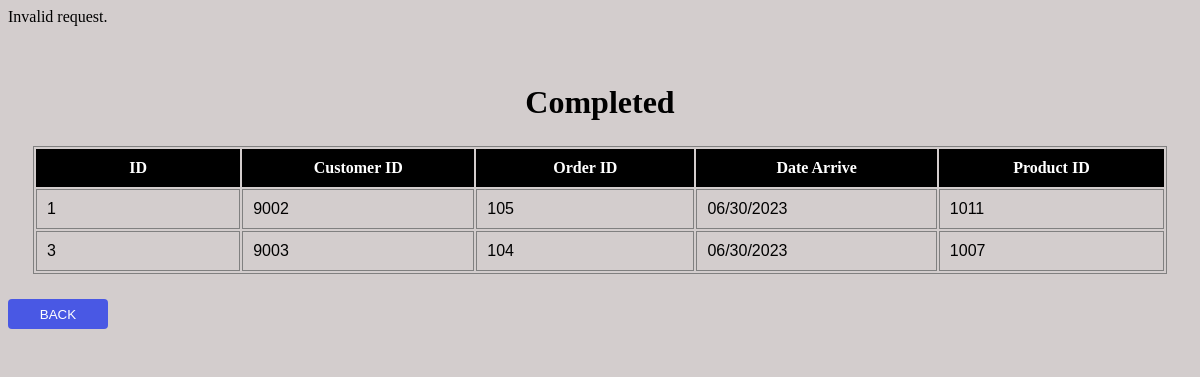
The app's page /completededit.php with its own data.
### tables this page shows
CREATE TABLE `completed` (
  `id` int(20) NOT NULL,
  `customer_id` int(20) DEFAULT NULL,
  `order_id` int(20) DEFAULT NULL,
  `date_arrive` varchar(255) DEFAULT NULL,
  `prod_id` int(20) DEFAULT NULL
);

### completededit.php (the view, shortened to what this page needs)
<!DOCTYPE html>
<html lang="en">
<head>
</head>
<body>
<?php
    include("config.php");
        if (isset($_GET['id'])) {
            $order_id = $_GET['id'];
            $sql = "SELECT * FROM completed WHERE id = $order_id";
            $result = $conn->query($sql);
            if ($result->num_rows == 1) {
                $row = $result->fetch_assoc();
                $id = $row['id'];
                $customer_id = $row['customer_id'];
                $order_id = $row['order_id'];
                $date_arrive = $row['date_arrive'];
                $prod_id = $row['prod_id'];
                echo "
                <form action='completedupdate.php' method='POST'>
                    <input type='hidden' name='id' value=' $id'>
                    <div class='prod'><label for='prod_id'>Customer ID:</label></div>
                    <div class='prod'><input type='text' id='prod' name='customer_id' value='$customer_id' required><br>
                    <div class='prod'><label for='QTY'>Order ID:</label></div>
                   <input type='text' id='prod' name='order_id' value='$order_id' reqired><br>
                   <div class='prod'<label for='order_date'>Date Arrive:</label></div>
                    <input type='text' id='prod' name='date_arrive' value='$date_arrive' ><br>
                    <div class='prod'<label for='order_date'>Product ID:</label></div>
                    <input type='text' id='prod' name='prod_id' value='$prod_id' ><br>
                    <div class='seachBtn'><input type='submit' id='search-Btn' name='submit' value='Update'></div>
                </form>";
            } else {
                echo "Product not found.";
            }
             } else {
            echo "Invalid request.";
        }
    ?>
     <h1 class="header"><br>Completed</h1>
    <?php
        include("config.php");
        $sql = "SELECT * FROM completed";
        $result = $conn->query($sql);
        if ($result->num_rows > 0) {
            echo "<table>";
            echo "<tr>";
            echo "<th>ID</th><th>Customer ID</th><th>Order ID</th><th>Date Arrive</th><th>Product ID</th>";
            echo "</tr>";
            while ($row = $result->fetch_assoc()) {
                echo "<tr>";
                echo "<td>" . $row['id'] . "</td>";
                echo "<td>" . $row['customer_id'] . "</td>";
                echo "<td>" . $row['order_id'] . "</td>";
                echo "<td>" . $row['date_arrive'] . "</td>";
                echo "<td>" . $row['prod_id'] . "</td>";
                echo "</tr>";
            }
            echo "</table>";
        }
    ?>
<form method="POST" action="index.php">
        <div class="backBtn"><input type="submit" id="BACKbtn" name="search" value="BACK"></div>
    </form>
</body>
</html>

### completededit.php (style rules this page uses)
* { background-color: rgb(211, 205, 205); }
th { width: 400px; padding: 10px; background-color: black; color: white; }
tr { padding: 10px; }
table { border: 1px solid; border-color: gray; margin: 25px; }
td { border: 1px solid; border-color: gray; width: 50px; border-width: 1px; padding: 10px; font-family: 'Trebuchet MS', 'Lucida Sans Unicode', 'Lucida Grande', 'Lucida Sans', Arial, sans-serif; }
#BACKbtn { height: 30px; width: 100px; border-radius: 4px; border: 0; background-color: rgb(73, 88, 228); transition: 0.5s; color: white; margin-bottom: 20px; }
.header { text-align: center; }

### records on screen
completed: id "1", customer "9002", order "105", date_arrive "06/30/2023", prod "1011"
completed: id "3", customer "9003", order "104", date_arrive "06/30/2023", prod "1007"
